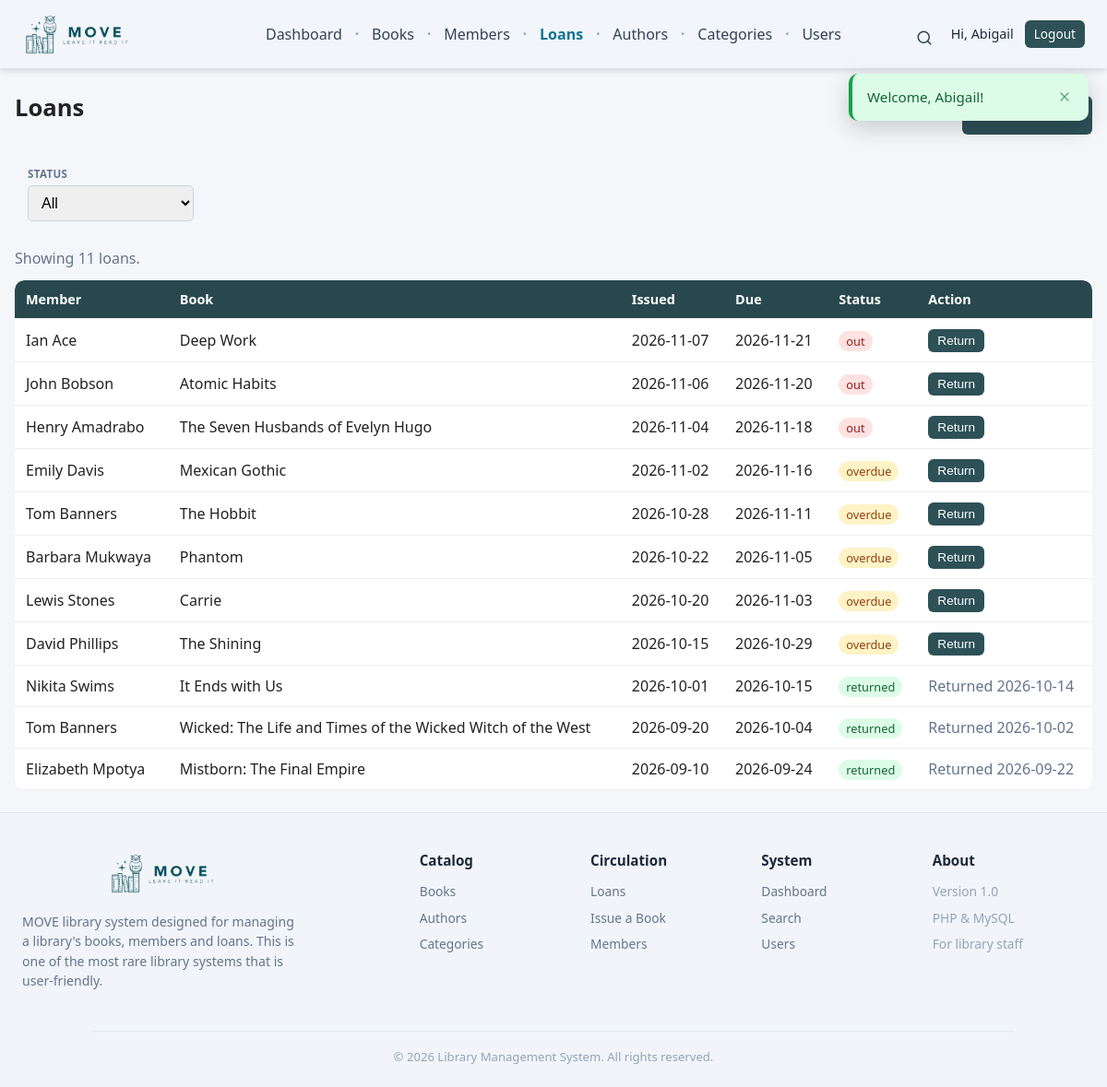
The page /loans/index.php (signed in) on the database its author committed.
### tables this page shows
CREATE TABLE `loans` (
  `id` int(11) NOT NULL AUTO_INCREMENT,
  `member_id` int(11) NOT NULL,
  `book_id` int(11) NOT NULL,
  `date_issued` date NOT NULL,
  `due_date` date NOT NULL,
  `date_returned` date DEFAULT NULL,
  `created_at` timestamp NOT NULL DEFAULT current_timestamp(),
  PRIMARY KEY (`id`),
  KEY `idx_loans_member` (`member_id`),
  KEY `idx_loans_book` (`book_id`),
  KEY `idx_loans_status` (`date_returned`),
  CONSTRAINT `fk_loans_books` FOREIGN KEY (`book_id`) REFERENCES `books` (`id`) ON UPDATE CASCADE,
  CONSTRAINT `fk_loans_members` FOREIGN KEY (`member_id`) REFERENCES `members` (`id`) ON UPDATE CASCADE
);

CREATE TABLE `members` (
  `id` int(11) NOT NULL AUTO_INCREMENT,
  `member_number` varchar(50) NOT NULL,
  `full_name` varchar(150) NOT NULL,
  `email` varchar(150) NOT NULL,
  `phone` varchar(30) NOT NULL,
  `photo` varchar(255) DEFAULT NULL,
  `status` enum('active','suspended') NOT NULL DEFAULT 'active',
  `date_joined` date NOT NULL,
  `created_at` timestamp NOT NULL DEFAULT current_timestamp(),
  PRIMARY KEY (`id`),
  UNIQUE KEY `member_number` (`member_number`),
  UNIQUE KEY `email` (`email`)
);

CREATE TABLE `books` (
  `id` int(11) NOT NULL AUTO_INCREMENT,
  `isbn` varchar(20) NOT NULL,
  `title` varchar(255) NOT NULL,
  `author_id` int(11) NOT NULL,
  `category_id` int(11) NOT NULL,
  `publisher` varchar(150) NOT NULL,
  `year_published` int(11) NOT NULL,
  `total_copies` int(11) NOT NULL DEFAULT 1,
  `available_copies` int(11) NOT NULL DEFAULT 1,
  `created_at` timestamp NOT NULL DEFAULT current_timestamp(),
  PRIMARY KEY (`id`),
  UNIQUE KEY `isbn` (`isbn`),
  KEY `fk_books_authors` (`author_id`),
  KEY `fk_books_categories` (`category_id`),
  CONSTRAINT `fk_books_authors` FOREIGN KEY (`author_id`) REFERENCES `authors` (`id`) ON UPDATE CASCADE,
  CONSTRAINT `fk_books_categories` FOREIGN KEY (`category_id`) REFERENCES `categories` (`id`) ON UPDATE CASCADE,
  CONSTRAINT `chk_year_published` CHECK (`year_published` > 0),
  CONSTRAINT `chk_total_copies` CHECK (`total_copies` >= 0),
  CONSTRAINT `chk_available_copies_min` CHECK (`available_copies` >= 0),
  CONSTRAINT `chk_available_copies_max` CHECK (`available_copies` <= `total_copies`)
);

### loans/index.php (the view, shortened to what this page needs)
<?php
require_once __DIR__ . '/../config/database.php';
$today = date('Y-m-d');
$status = $_GET['status'] ?? '';
$params = [];
$sql = 'SELECT l.id, l.date_issued, l.due_date, l.date_returned,
               m.full_name AS member_name,
               b.title     AS book_title
        FROM loans l
        JOIN members m ON m.id = l.member_id
        JOIN books   b ON b.id = l.book_id';
$sql .= ' ORDER BY l.date_issued DESC';
$stmt = $pdo->prepare($sql);
$stmt->execute($params);
$loans = $stmt->fetchAll();
$filtering = ($status !== '');
require_once __DIR__ . '/../includes/header.php';
?>
<div class="toolbar">
    <h1>Loans</h1>
    <a class="btn" href="issue.php">+ Issue a Book</a>
</div>
<form class="filter-bar" method="get" action="index.php">
    <label>
        Status
        <select name="status" onchange="this.form.submit()">
            <option value="">All</option>
        </select>
    </label>
</form>
<?php if (count($loans) === 0): ?>
    <p class="text-muted">
        <?= $filtering ? 'No loans match your filter.' : 'No loans yet. Click “Issue a Book” to lend one out.' ?>
    </p>
<?php else: ?>
    <p class="text-muted" style="margin-bottom:12px;">
        Showing <?= count($loans) ?> loan<?= count($loans) === 1 ? '' : 's' ?><?= $filtering ? ' (filtered)' : '' ?>.
    </p>
    <table>
        <thead>
            <tr>
                <th>Member</th>
                <th>Book</th>
                <th>Issued</th>
                <th>Due</th>
                <th>Status</th>
                <th>Action</th>
            </tr>
        </thead>
        <tbody>
            <?php foreach ($loans as $row): ?>
                <?php
                    if ($row['date_returned'] !== null) {
                        $status_label = 'returned'; $badge = 'active';
                    } elseif ($row['due_date'] < $today) {
                        $status_label = 'overdue';  $badge = 'overdue';
                    } else {
                        $status_label = 'out';      $badge = 'suspended';
                    }
                ?>
                <tr>
                    <td><?= e($row['member_name']) ?></td>
                    <td><?= e($row['book_title']) ?></td>
                    <td><?= e($row['date_issued']) ?></td>
                    <td><?= e($row['due_date']) ?></td>
                    <td><span class="badge badge-<?= $badge ?>"><?= $status_label ?></span></td>
                    <td>
                        <?php if ($row['date_returned'] === null): ?>
                            <form method="post" action="return.php" style="display:inline"
                                  onsubmit="return confirm('Mark this book as returned?');">
                                <button type="submit" class="btn btn-small">Return</button>
                            </form>
                        <?php else: ?>
                            <span class="text-muted">Returned <?= e($row['date_returned']) ?></span>
                        <?php endif; ?>
                    </td>
                </tr>
            <?php endforeach; ?>
        </tbody>
    </table>
<?php endif; ?>
<?php require_once __DIR__ . '/../includes/footer.php'; ?>

### assets/css/style.css (style rules this page uses)
* { box-sizing: border-box; margin: 0; padding: 0; }
body { font-family: "Segoe UI", Arial, sans-serif; background: #f4f6f9; color: #222; line-height: 1.5; -webkit-font-smoothing: antialiased; display: flex; flex-direction: column; min-height: 100vh; }
a { color: #2563eb; text-decoration: none; }
h1 { font-size: 1.6rem; margin-bottom: 16px; }
table { width: 100%; border-collapse: collapse; background: #fff; box-shadow: 0 1px 3px rgba(0,0,0,.08); border-radius: 10px; overflow: hidden; }
th, td { padding: 10px 12px; text-align: left; border-bottom: 1px solid #eee; }
th { background: #28484e; font-weight: 600; color: #fff; font-size: .9rem; }
label { display: block; margin: 12px 0 4px; font-weight: 600; font-size: .9rem; }
input, select, textarea { width: 100%; padding: 9px 10px; border: 1px solid #cbd5e1; border-radius: 5px; font-size: 1rem; }
.btn { display: inline-block; background: #2d5157; color: #fff; padding: 9px 16px; border: none; border-radius: 6px; font-size: 1rem; cursor: pointer; text-decoration: none; transition: background .15s, transform .05s; }
.btn-small { padding: 5px 10px; font-size: .85rem; }
.filter-bar { display: flex; align-items: flex-end; gap: 12px; flex-wrap: wrap; margin-bottom: 16px; padding: 12px 14px; }
.filter-bar label { display: flex; flex-direction: column; gap: 3px; margin: 0; font-size: .72rem; font-weight: 600; text-transform: uppercase; letter-spacing: .03em; color: #64748b; }
.filter-bar select, .filter-bar input[type="text"] { width: auto; min-width: 180px; }
.toolbar { display: flex; justify-content: space-between; align-items: center; margin-bottom: 16px; gap: 12px; flex-wrap: wrap; }
.text-muted { color: #64748b; }
.badge { padding: 2px 8px; border-radius: 12px; font-size: .8rem; }
.badge-active { background: #dcfce7; color: #166534; }
.badge-suspended { background: #fee2e2; color: #991b1b; }
.badge-overdue { background: #fef3c7; color: #92400e; }

### rows shown on the page
loans: member.full_name "Ian Ace", book.title "Deep Work", date_issued "2026-11-07", due_date "2026-11-21", status_label "out"
loans: member.full_name "John Bobson", book.title "Atomic Habits", date_issued "2026-11-06", due_date "2026-11-20", status_label "out"
loans: member.full_name "Henry Amadrabo", book.title "The Seven Husbands of Evelyn Hugo", date_issued "2026-11-04", due_date "2026-11-18", status_label "out"
loans: member.full_name "Emily Davis", book.title "Mexican Gothic", date_issued "2026-11-02", due_date "2026-11-16", status_label "overdue"
loans: member.full_name "Tom Banners", book.title "The Hobbit", date_issued "2026-10-28", due_date "2026-11-11", status_label "overdue"
loans: member.full_name "Barbara Mukwaya", book.title "Phantom", date_issued "2026-10-22", due_date "2026-11-05", status_label "overdue"
loans: member.full_name "Lewis Stones", book.title "Carrie", date_issued "2026-10-20", due_date "2026-11-03", status_label "overdue"
loans: member.full_name "David Phillips", book.title "The Shining", date_issued "2026-10-15", due_date "2026-10-29", status_label "overdue"
loans: member.full_name "Nikita Swims", book.title "It Ends with Us", date_issued "2026-10-01", due_date "2026-10-15", date_returned "returned", date_returned "2026-10-14"
loans: member.full_name "Tom Banners", book.title "Wicked: The Life and Times of the Wicked Witch of the West", date_issued "2026-09-20", due_date "2026-10-04", date_returned "returned", date_returned "2026-10-02"
loans: member.full_name "Elizabeth Mpotya", book.title "Mistborn: The Final Empire", date_issued "2026-09-10", due_date "2026-09-24", date_returned "returned", date_returned "2026-09-22"

### other values the page prints
$_SESSION['full_name'] "Abigail"
$msg['text'] "Welcome, Abigail!"
count($loans) "11"
